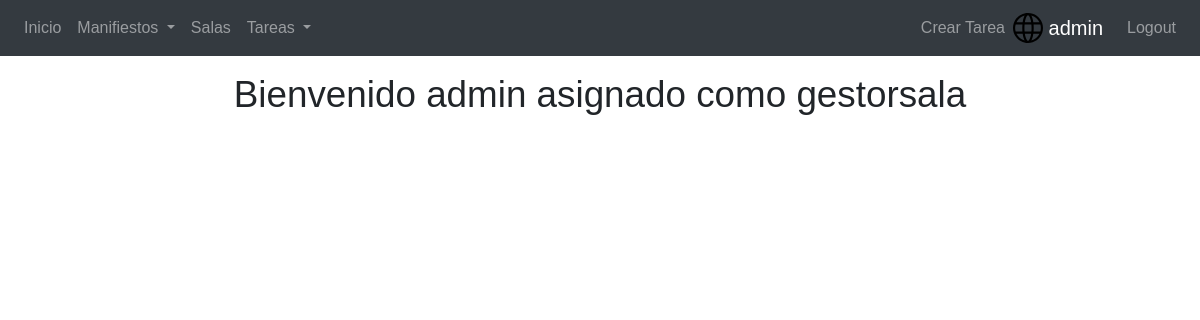
The app's page /application/ (signed in), older data.
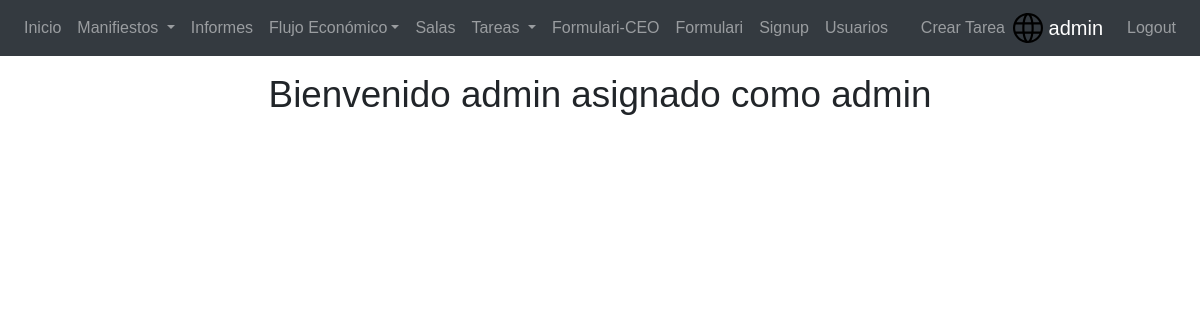
The same page, newer data.
### application/models.py (models this page shows, shortened)
class UserProfile(models.Model):
    user = models.OneToOneField(User, related_name="profile",on_delete=models.CASCADE,default=0)
    ROLE_STATUS =(('admin','admin'),('gestorsala','gestor de sala'),('operario','operario'),('mantenimiento','operario de mantenimiento'),('CEO','CEO'))
    role = models.CharField(max_length=32, choices=ROLE_STATUS, blank=False, default='operario') #Null true and blank true ?¿

### application/views.py (the view)
# urls.py: path('',homepage,name='homepage'),
def homepage(request):
    logged_user = request.user
    role_class = UserProfile.objects.filter(user=logged_user)
    return render(request, 'generic.html', context={'role_class': role_class.get()})

### templates/generic.html (shortened to what this page needs)
<!DOCTYPE html>
<html lang="en">
<head>
    <link rel="stylesheet" href="https://maxcdn.bootstrapcdn.com/bootstrap/4.3.1/css/bootstrap.min.css">
     {% load static %}
    <link rel="stylesheet" href="{% static '/css/start_page.css' %}">
</head>
<body>
    <div>
        <div>
            {% block content %}
                {% block register %}
                     {% if user.is_authenticated %}
                                {% block nav %}
                                        <nav class="navbar navbar-expand-lg navbar-dark bg-dark">
                                            <div class="collapse navbar-collapse" id="navbarSupportedContent">
                                                <ul class="navbar-nav mr-auto">
                                                        <li class="nav-item">
                                                        <a class=" nav-link" href="{% url 'homepage' %}"> Inicio</a>
                                                        </li>
                                                    {% if role_class.role == 'gestorsala' or role_class.role == 'admin' %}
                                                        <li class="nav-item dropdown">
                                                        <a class="nav-link dropdown-toggle" href="#" id="navbarDropdown" role="button" data-toggle="dropdown" aria-haspopup="true" aria-expanded="false">
                                                        Manifiestos
                                                        </a>
                                                        </li>
                                                    {% endif %}
                                                    {% if role_class.role == 'CEO' or role_class.role == 'admin'%}
                                                        <li class="nav-item">
                                                            <a class=" nav-link" href="{% url 'reports' %}"> Informes</a>
                                                        </li>
                                                        <li class="nav-item dropdown">
                                                        <a class=" nav-link dropdown-toggle" href="#"  id="navbarDropdown" role="button" data-toggle="dropdown" aria-haspopup="true" aria-expanded="false"> Flujo Económico</a>
                                                        </li>
                                                    {% endif %}
                                                    {% if role_class.role == 'gestorsala' or role_class.role == 'admin' or role_class.role == 'operario' or role_class.role == 'mantenimiento'%}
                                                        <li class="nav-item">
                                                        <a class=" nav-link" href="{% url 'rooms' %}"> Salas</a>
                                                        </li>
                                                    {% endif %}
                                                    {% if role_class.role == 'gestorsala' or role_class.role == 'admin'%}
                                                        <li class="nav-item dropdown">
                                                            <a class="nav-link dropdown-toggle" href="#" id="navbarDropdown" role="button" data-toggle="dropdown" aria-haspopup="true" aria-expanded="false">
                                                            Tareas
                                                            </a>
                                                        </li>
                                                    {% endif %}
                                                 {% if role_class.role == 'mantenimiento' or role_class.role == 'admin' %}
                                                     <a  class=" nav-link"  href="{% url 'formCEO_create' %}">Formulari-CEO</a>
                                                {% endif %}
                                                {% if role_class.role == 'CEO' or role_class.role == 'admin' %}
                                                     <a  class=" nav-link"  href="{% url 'formCEO_list' %}">Formulari</a>
                                                     <a  class=" nav-link"  href="{% url 'singup' %}">Signup</a>
                                                    <a  class=" nav-link"  href="{% url 'all_users' %}">Usuarios</a>
                                                {% endif %}
                                                </ul>
                                                <ul class="navbar-nav margin-right: auto">
                                                    {% if role_class.role == 'gestorsala' or role_class.role == 'admin'%}
                                                        <li class="nav-item">
                                                            <a class=" nav-link" href="{% url 'task_create'%}">Crear Tarea</a>
                                                        </li>
                                                    {% endif %}
                                                       <li class="nav-item active" >
                                                    <a class="navbar-brand" href="#"><img src="{% static '/icon/world-wide-web.svg' %}" width="30" height="30" class="d-inline-block align-top" alt=""> {{ user.username }}</a>
                                                        </li>
                                                        <li class="nav-item">
                                                    <a class=" nav-link" href="{% url 'logout' %}"> Logout</a>
                                                        </li>
                                                </ul>
                                            </div>
                                        </nav>
                                {% endblock %}
                                {% block informacio %}
                                    <h1> Bienvenido {{ role_class.user }} asignado como {{ role_class.role }} </h1>
                                {% endblock %}
                         {% endif %}
                {% endblock %}
            {% endblock %}
         </div>
    </div>
</body>
</html>

### application/static/css/start_page.css (style rules this page uses)
html { background-color: #56baed; }
body { font-family: "Poppins", sans-serif; height: 100vh; }
a { color: #92badd; display:inline-block; text-decoration: none; font-weight: 400; }
h1 { font-size: 2.3em; line-height: 1.3em; margin: 15px 0; text-align: center; font-weight: 300; }

Row changes from the older to the newer data that the page shows:
changed UserProfile "admin": role "gestorsala" → "admin"
Text that changed along with them:
text now shown: "Informes Flujo Económico Formulari-CEO Formulari Signup Usuarios"
